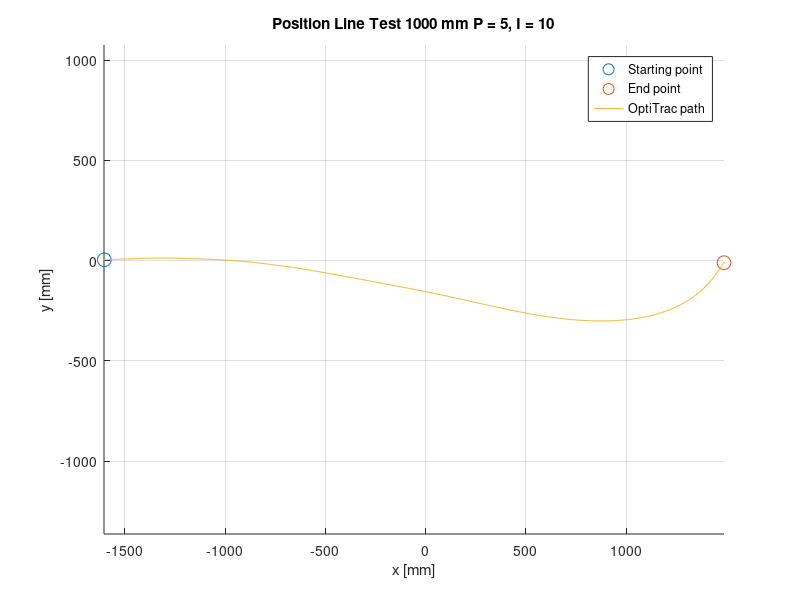

This figure's MATLAB source:
fileID = fopen('P5_I10.txt','r');

axis equal
tline=fgetl(fileID);
%headers = strsplit(tline,','); kan brukes for å fjerne headers (fjerner
%første linje

formatSpec = '%f%f%f%f%f%f%f%f';
datacell = textscan(fileID,formatSpec,'Delimiter',',');
time = datacell{2};
X = datacell{6};
Z = datacell{7};
Y = datacell{8};

figure(1);
hold on;
plot(X(1,1),Y(1,1),'o','MarkerSize',10);
plot(X(end,1),Y(end,1),'o','MarkerSize',10);
plot(X,Y);
grid on;
title('Position Line Test 1000 mm P = 5, I = 10');
xlabel('x [mm]');
ylabel('y [mm]');
legend('Starting point','End point','OptiTrac path');
hold off;